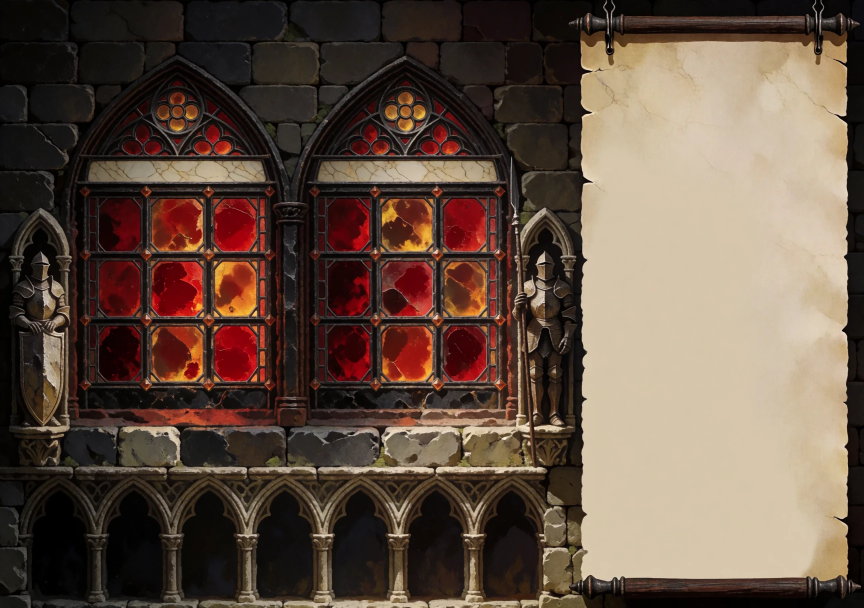
#> input picture assets/ui/jilliath/garrison.webp, 1728 x 1216 px, found by its file name (shown at 1/2 size)
$ python compose.py
#> lines starting #> are read from the running program, lines starting #| are printed output that depends on the picture; after the words box and inside, x2 and y2 are one past the last pixel; in counts of white or black regions, pixels touching at a corner belong together
"""The garrison wall widened to the left for wide screens (the hud-paint-in skill, "Wider screens"; the user,
2026-10-11: "Can you extend the image please"). An extension of 576 page px (covers 21:9) is sketched in the wall's
greybox language (its masonry courses, the crypt arcade continued at its 108 px rhythm, a blind lancet arcade with no
glass and no figures) and set left of the accepted painting. Only a 1280 px crop is inpainted (the extension and a
strip of the painting for context); the mask covers the extension only, so the painting stays as it is.

    python art/greybox/jilliath-garrison-wide/compose.py     (source.png, depth.png, mask.png beside it)
"""
from pathlib import Path

from PIL import Image, ImageDraw, ImageFilter

HERE = Path(__file__).parent
WALL = Path("assets/ui/jilliath/garrison.webp")
WALL_DEPTH = Path("art/greybox/jilliath-garrison-3/depth.png")
K = 1728 / 1236
EXT = 576
EXT_PX = round(EXT * K)
CROP = 1280


def pointed(d: ImageDraw.ImageDraw, x0: float, top: float, x1: float, bottom: float, fill: tuple[int, int, int]) -> None:
    """A two-centred pointed arch from x0 to x1 (painting px), apex at top."""
    w = x1 - x0
    spring = top + w * 0.7
    pts = [(x0, bottom), (x0, spring)]
    for i in range(1, 13):
        t = i / 12
        pts.append((x0 + w / 2 * t, spring - (spring - top) * (1 - (1 - t) ** 2)))
    for i in range(1, 13):
        t = i / 12
        pts.append((x0 + w / 2 + w / 2 * t, top + (spring - top) * t ** 2))
    pts += [(x1, spring), (x1, bottom)]
    d.polygon(pts, fill=fill)


def ext_sketch(depth: bool) -> Image.Image:
    img = Image.new("RGB", (EXT_PX, 1216), (110, 110, 110) if depth else (26, 24, 22))
    d = ImageDraw.Draw(img)
    def x(page: float) -> float:
        return (page + EXT) * K
    heights = [58, 64, 52, 70, 60, 56]
    y, course = 0, 0
    while y * K < 1216:
        h = heights[course % len(heights)]
        bx = -EXT - ((course * 37) % 90)
        i = 0
        while bx < 0:
            w = 96 + ((course * 53 + i * 71) % 88)
            shade = ((course * 17 + i * 29) % 9) - 4
            v = (0x6e + shade * 3) if depth else (0x2a + shade * 2)
            d.rectangle((x(bx + 2), (y + 2) * K, x(bx + w - 2), (y + h - 2) * K), fill=(v, v, v if depth else v - 3))
            bx += w
            i += 1
        y += h
        course += 1
    stone = (176, 176, 176) if depth else (142, 135, 123)
    dark = (40, 40, 40) if depth else (28, 25, 23)
    iron = (150, 150, 150) if depth else (38, 34, 31)
    # the ledge over the crypt, continued
    d.rectangle((0, 600 * K, EXT_PX, 640 * K), fill=stone)
    # the crypt arcade, continued at its rhythm (arches at 40 - 108 n)
    for n in range(1, 7):
        ax = 40 - 108 * n
        pointed(d, x(ax - 6), 676 * K, x(ax + 90), 864 * K, stone)
        pointed(d, x(ax), 690 * K, x(ax + 84), 864 * K, dark)
    # a blind lancet arcade in iron: two narrow pointed lancets under one arch, centred in the extension
    cx = -290
    pointed(d, x(cx - 110), 90 * K, x(cx + 110), 560 * K, iron)
    for lx in (cx - 90, cx + 10):
        pointed(d, x(lx), 220 * K, x(lx + 80), 540 * K, dark)
    d.ellipse((x(cx - 34), 150 * K, x(cx + 34), 218 * K), fill=dark)
    return img


def main() -> None:
    wall = Image.open(WALL).convert("RGB")
#> wall is the input picture: PIL image 1728x1216 RGB; mean R, G, B 98.5, 79.9, 67
    wall_depth = Image.open(WALL_DEPTH).convert("RGB").resize(wall.size)
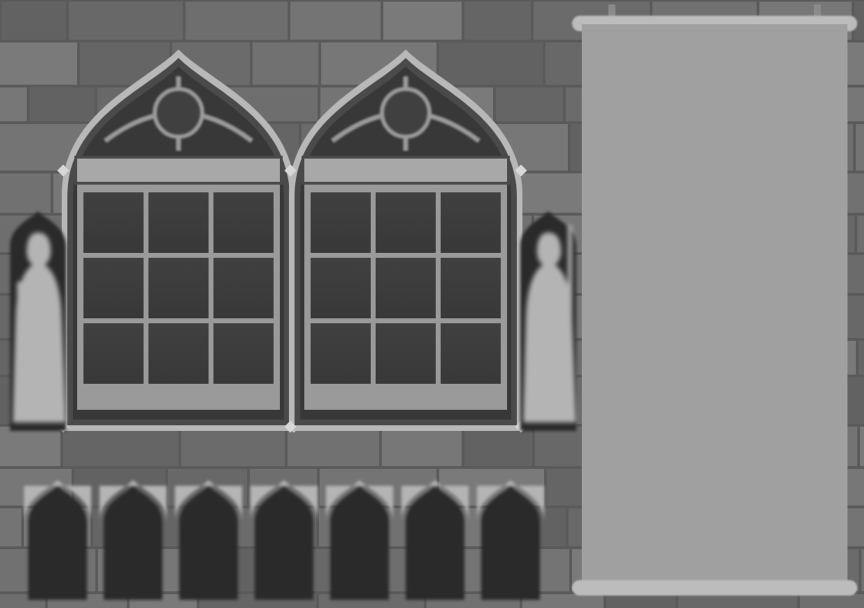
#> input picture art/greybox/jilliath-garrison-3/depth.png, 1728 x 1216 px, found by its file name (shown at 1/2 size)
#> wall_depth is the input picture: PIL image 1728x1216 RGB; min 41, max 221, mean 116
    keep = CROP - EXT_PX
    for name, ext, base in (("source.png", ext_sketch(False), wall), ("depth.png", ext_sketch(True), wall_depth)):
#> in ext_sketch, `heights = [58, 64, 52, 70, 60, 56]`: heights = [58, 64, 52, 70, 60, 56]
#> in ext_sketch, `y, course = 0, 0`: y = 0
#> in ext_sketch, `stone = (176, 176, 176) if depth else (142, 135, 123)`: stone = (142, 135, 123)
#> in ext_sketch, `dark = (40, 40, 40) if depth else (28, 25, 23)`: dark = (28, 25, 23)
#> in ext_sketch, `iron = (150, 150, 150) if depth else (38, 34, 31)`: iron = (38, 34, 31)
#> in pointed, `w = x1 - x0`: w = 134.2
#> in pointed, `spring = top + w * 0.7`: spring = 1039
#> in pointed, `pts = [(x0, bottom), (x0, spring)]`: pts = [(701.8, 1207.9), (701.8, 1039)]
#> in ext_sketch, `cx = -290`: cx = -290
#> in ext_sketch (call 2), `img = Image.new("RGB", (EXT_PX, 1216), (110, 110, 110) if depth else (..`: img: PIL image 805x1216 RGB; every value is 110
        canvas = Image.new("RGB", (CROP, 1216))
        canvas.paste(ext, (0, 0))
        canvas.paste(base.crop((0, 0, keep, 1216)), (EXT_PX, 0))
        canvas.save(HERE / name)
#> this loop made 2 passes
#> pass 1, in main, `canvas.save(HERE / name)`:
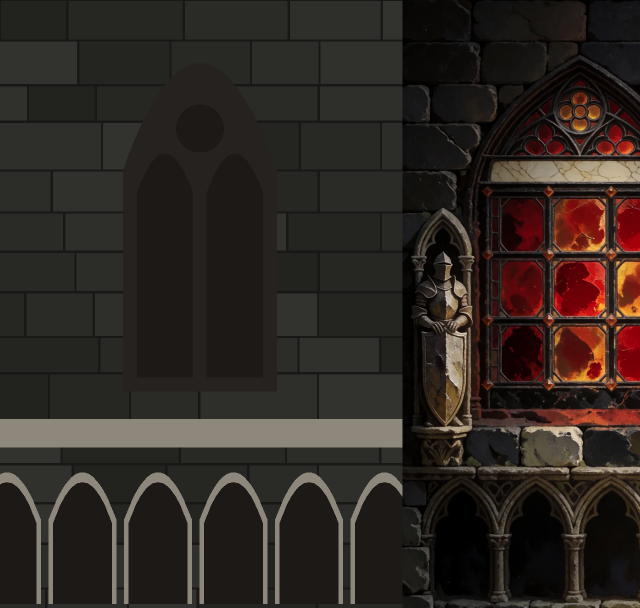
#> saved as source.png: PIL image 1280x1216 RGB (shown at 1/2 size); mean R, G, B 46.5, 38.9, 34.6
#> after the loop:
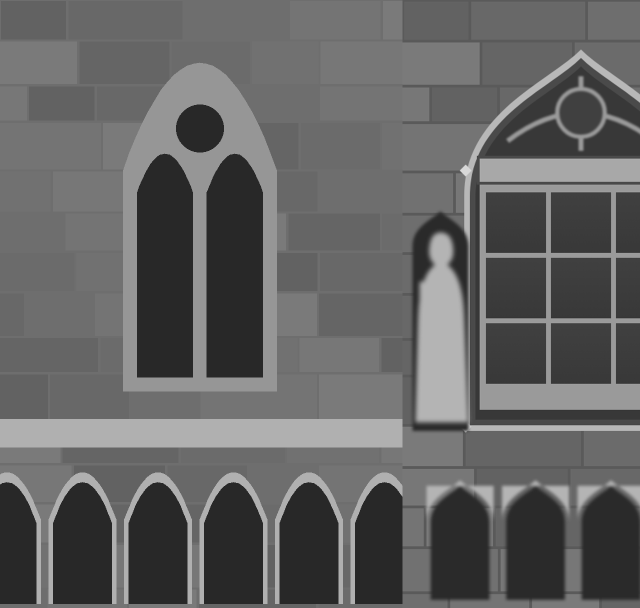
#> canvas: PIL image 1280x1216 RGB (shown at 1/2 size); min 40, max 219, mean 99.1
    mask = Image.new("L", (CROP, 1216), 0)
#> mask: PIL image 1280x1216 L; every value is 0
    ImageDraw.Draw(mask).rectangle((0, 0, EXT_PX + 10, 1216), fill=255)
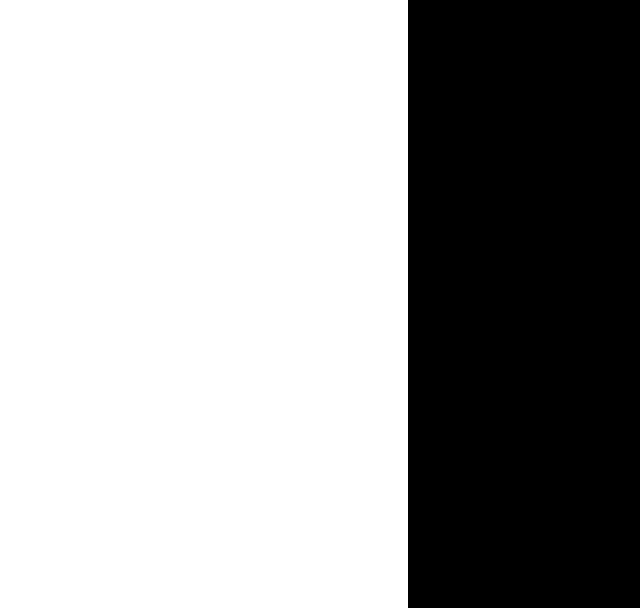
#> mask: PIL image 1280x1216 L (shown at 1/2 size); 63.7% white; 1 black region, box (x1, y1, x2, y2) and area: (816, 0, 1280, 1216) 564224
    mask.filter(ImageFilter.GaussianBlur(6)).save(HERE / "mask.png")
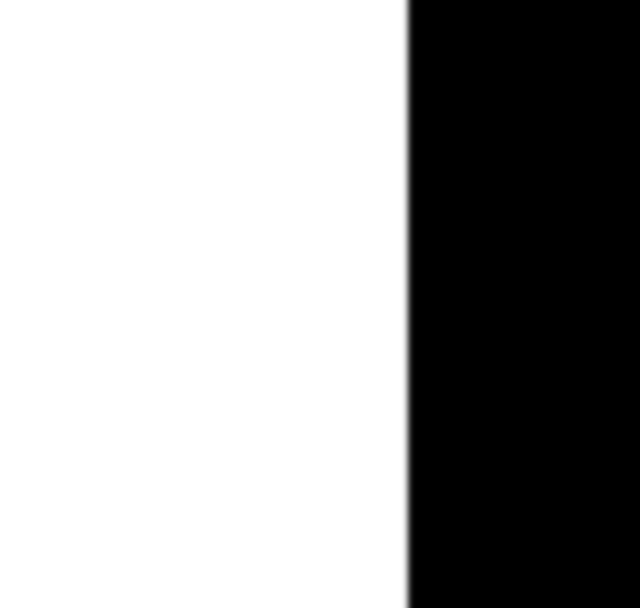
#> saved as mask.png: PIL image 1280x1216 L (shown at 1/2 size); min 0, max 255, mean 162.6
    print(f"extension {EXT_PX} px, crop {CROP} px")


main()
